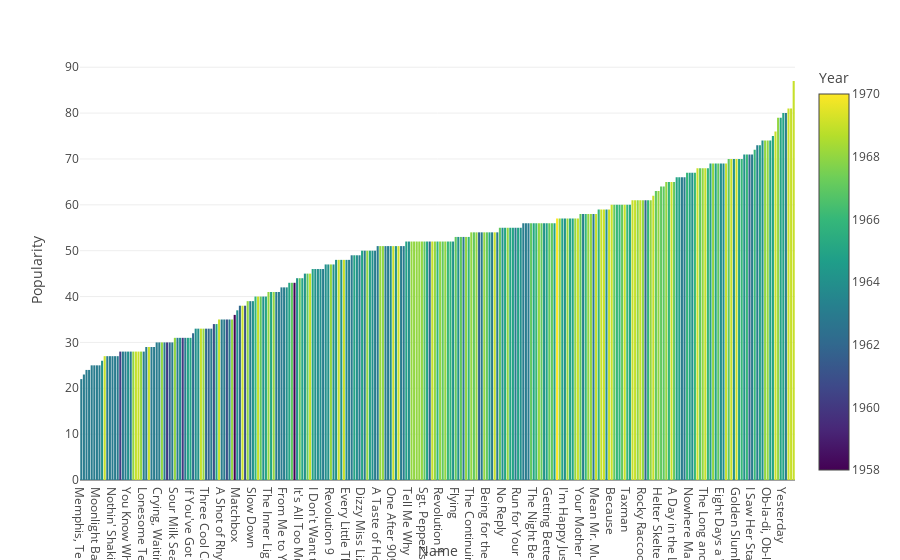

Source (notebook cell):
### Code cell
# 1 Chart
# This barchart shows popularity of the songs through the years
dt_sort1 = dt.sort_values(by="Popularity", ascending=True)

print("Popularity of the songs through the years")
fig1 = px.bar(
    dt_sort1,
    x="Title",
    y="Popularity",
    color="Year",  # Added color based on Year
    color_continuous_scale="Viridis",  # Added palette
    labels={"Title": "Name", "Popularity": "Popularity"}
)
fig1.show()
print("Using this graph we can easily find out the most and the least popular song.")

### Figure 1 — Plotly figure (JSON) as saved in the notebook; plotly's stock layout.template omitted (floating-point values rounded to 4 significant figures; data arrays with more than 128 entries replaced by an {"elided": "..."} marker saying what was removed)
{"data": [{"alignmentgroup": "True", "hovertemplate": "Name=%{x}<br>Popularity=%{y}<br>Year=%{marker.color}<extra></extra>", "legendgroup": "", "marker": {"color": {"elided": "275 int values"}, "coloraxis": "coloraxis", "pattern": {"shape": ""}}, "name": "", "offsetgroup": "", "orientation": "v", "showlegend": false, "textposition": "auto", "type": "bar", "x": {"elided": "275 str values"}, "xaxis": "x", "y": {"elided": "275 int values"}, "yaxis": "y"}], "layout": {"barmode": "relative", "coloraxis": {"colorbar": {"title": {"text": "Year"}}, "colorscale": [[0, "#440154"], [0.1111, "#482878"], [0.2222, "#3e4989"], [0.3333, "#31688e"], [0.4444, "#26828e"], [0.5556, "#1f9e89"], [0.6667, "#35b779"], [0.7778, "#6ece58"], [0.8889, "#b5de2b"], [1, "#fde725"]]}, "legend": {"tracegroupgap": 0}, "margin": {"t": 60}, "xaxis": {"anchor": "y", "domain": [0, 1], "title": {"text": "Name"}}, "yaxis": {"anchor": "x", "domain": [0, 1], "title": {"text": "Popularity"}}}}
